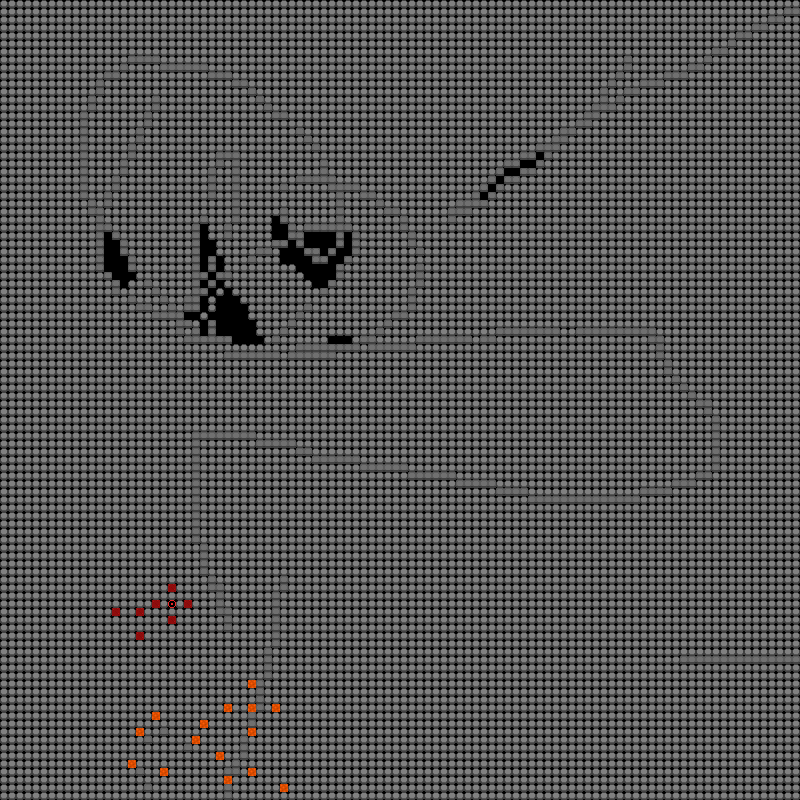

This is a level from a 2D game, rendered from its Tiled map with the project's own tilesets. A one-line summary and the map file follow, with tile-layer data summarised:
An orthogonal 100x100 tile map with 8x8 px tiles, 1 tile layer (Tile Layer 1) and 5 objects (3x object, Point, Cone).

<map version="1.0" orientation="orthogonal" width="100" height="100" tilewidth="8" tileheight="8">
 <tileset firstgid="1" name="Environment" tilewidth="8" tileheight="8">
  <image source="lofi_environment.png" width="128" height="128" />
 </tileset>
 <layer name="Tile Layer 1" width="100" height="100">
  <data>[10000 cells, 9888 non-empty, 5 distinct tile ids]</data>
 </layer>
 <objectgroup name="Physics" width="100" height="100">
  <object name="light blocker" type="object" x="143" y="703">
   <polyline points="0,0 152,91 -18,69 0,0" />
  </object>
  <object name="box" type="object" x="200" y="719" width="9" height="10" />
  <object name="triangle" type="object" x="113" y="611">
   <polygon points="0,0 26,25 31,-4" />
  </object>
 </objectgroup>
 <objectgroup name="Lights" width="100" height="100">
  <properties>
   <property name="ambientColor" value="0, 125, 125, 50" />
  </properties>
  <object name="light1" type="Point" x="153" y="583" width="40" height="40">
   <properties>
    <property name="color" value="255, 255, 255, 240" />
    <property name="rays" value="50" />
   </properties>
   <ellipse />
  </object>
  <object name="light2" type="Cone" x="222" y="678" width="60" height="60">
   <properties>
    <property name="color" value="0, 255, 0, 255" />
    <property name="coneDegrees" value="60" />
    <property name="rays" value="5" />
    <property name="rotation" value="235" />
   </properties>
   <ellipse />
  </object>
 </objectgroup>
</map>